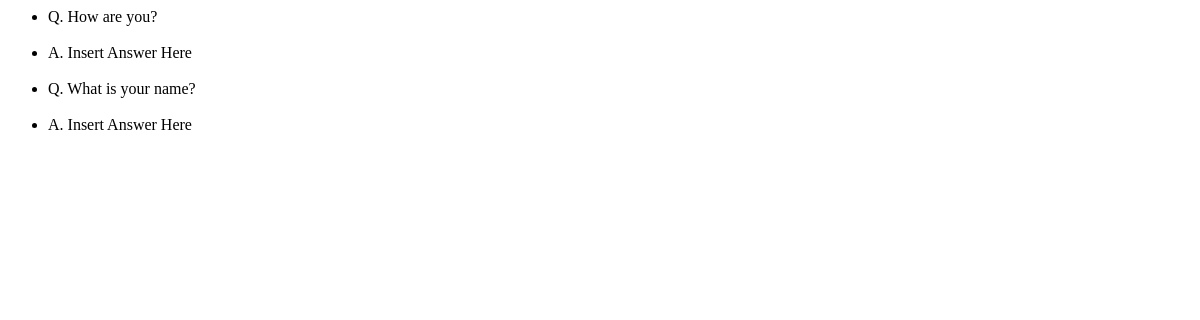
/polls/, run on an earlier commit of the app's database.
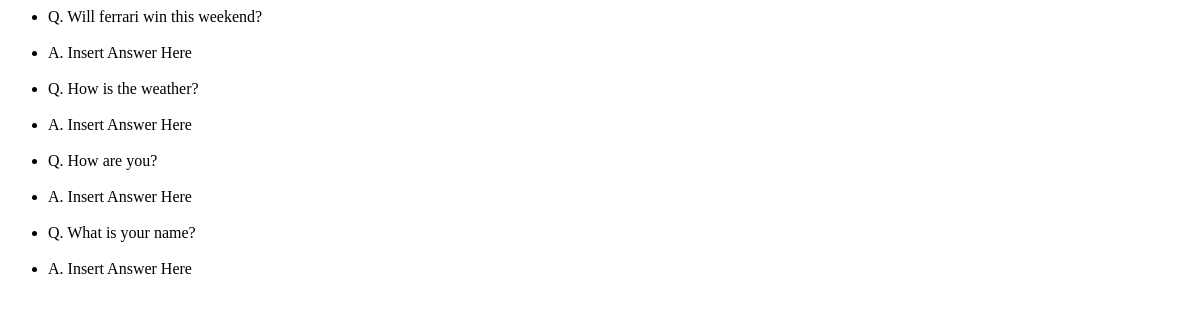
And on a later commit of the database.
### polls/models.py (models this page shows, shortened)
class Question(models.Model):
    question_text = models.CharField(max_length=200)
    date = models.DateTimeField()

### polls/views.py (the view)
# urls.py: path("", views.index, name="index"),
def index(request):
    questions = Question.objects.order_by("-date")
    context = {
        "questions": questions,
    }
    return render(request, "index.html", context)

### polls/templates/index.html
{% if questions %}
<ul>
    {% for question in questions%}
    <li>Q. {{ question.question_text }}</li>
    <br>
    <li>A. Insert Answer Here</li>
    <br>
    {% endfor %}
</ul>
{% else %}
    <p>No questions available.</p>
{% endif %}

What changed in the data, as far as the page shows it:
added Question: question_text "Will ferrari win this weekend?"
added Question: question_text "How is the weather?"
